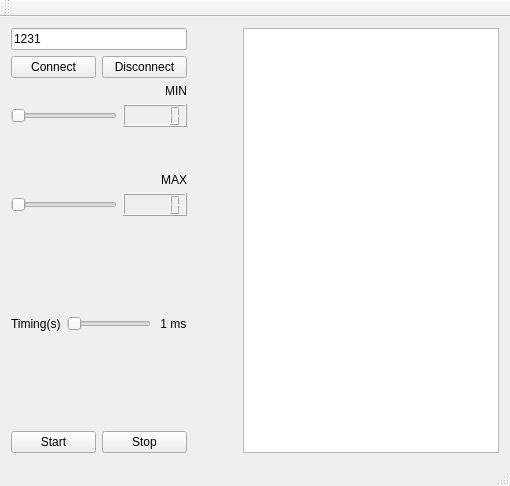
<?xml version="1.0" encoding="UTF-8"?>
<ui version="4.0">
 <class>MainWindow</class>
 <widget class="QMainWindow" name="MainWindow">
  <property name="geometry">
   <rect>
    <x>0</x>
    <y>0</y>
    <width>510</width>
    <height>486</height>
   </rect>
  </property>
  <property name="windowTitle">
   <string>MainWindow</string>
  </property>
  <widget class="QWidget" name="centralWidget">
   <layout class="QHBoxLayout" name="horizontalLayout_7">
    <item>
     <layout class="QHBoxLayout" name="horizontalLayout_6">
      <item>
       <layout class="QVBoxLayout" name="verticalLayout_4">
        <item>
         <layout class="QVBoxLayout" name="verticalLayout">
          <item>
           <widget class="QLineEdit" name="lineEditIp">
            <property name="text">
             <string>1231</string>
            </property>
           </widget>
          </item>
          <item>
           <layout class="QHBoxLayout" name="horizontalLayout">
            <item>
             <widget class="QPushButton" name="pushButtonConnect">
              <property name="text">
               <string>Connect</string>
              </property>
             </widget>
            </item>
            <item>
             <widget class="QPushButton" name="pushButtonDisconnect">
              <property name="text">
               <string>Disconnect</string>
              </property>
             </widget>
            </item>
           </layout>
          </item>
         </layout>
        </item>
        <item>
         <layout class="QVBoxLayout" name="verticalLayout_3">
          <item>
           <widget class="QLabel" name="label">
            <property name="text">
             <string>MIN</string>
            </property>
            <property name="alignment">
             <set>Qt::AlignmentFlag::AlignRight|Qt::AlignmentFlag::AlignTrailing|Qt::AlignmentFlag::AlignVCenter</set>
            </property>
           </widget>
          </item>
          <item>
           <layout class="QVBoxLayout" name="verticalLayout_2">
            <item>
             <layout class="QHBoxLayout" name="horizontalLayout_3">
              <item>
               <widget class="QSlider" name="horizontalSliderMin">
                <property name="orientation">
                 <enum>Qt::Orientation::Horizontal</enum>
                </property>
               </widget>
              </item>
              <item>
               <widget class="QLCDNumber" name="LcdMin"/>
              </item>
             </layout>
            </item>
            <item>
             <spacer name="verticalSpacer">
              <property name="orientation">
               <enum>Qt::Orientation::Vertical</enum>
              </property>
              <property name="sizeHint" stdset="0">
               <size>
                <width>20</width>
                <height>40</height>
               </size>
              </property>
             </spacer>
            </item>
            <item>
             <widget class="QLabel" name="label_2">
              <property name="text">
               <string>MAX</string>
              </property>
              <property name="alignment">
               <set>Qt::AlignmentFlag::AlignRight|Qt::AlignmentFlag::AlignTrailing|Qt::AlignmentFlag::AlignVCenter</set>
              </property>
             </widget>
            </item>
            <item>
             <layout class="QHBoxLayout" name="horizontalLayout_2">
              <item>
               <widget class="QSlider" name="horizontalSliderMax">
                <property name="orientation">
                 <enum>Qt::Orientation::Horizontal</enum>
                </property>
               </widget>
              </item>
              <item>
               <widget class="QLCDNumber" name="LcdMax"/>
              </item>
             </layout>
            </item>
           </layout>
          </item>
         </layout>
        </item>
        <item>
         <spacer name="verticalSpacer_2">
          <property name="orientation">
           <enum>Qt::Orientation::Vertical</enum>
          </property>
          <property name="sizeHint" stdset="0">
           <size>
            <width>20</width>
            <height>40</height>
           </size>
          </property>
         </spacer>
        </item>
        <item>
         <layout class="QHBoxLayout" name="horizontalLayout_5">
          <item>
           <layout class="QHBoxLayout" name="horizontalLayout_4">
            <item>
             <widget class="QLabel" name="label_3">
              <property name="text">
               <string>Timing(s)</string>
              </property>
             </widget>
            </item>
            <item>
             <widget class="QSlider" name="horizontalSlider">
              <property name="orientation">
               <enum>Qt::Orientation::Horizontal</enum>
              </property>
             </widget>
            </item>
           </layout>
          </item>
          <item>
           <widget class="QLabel" name="label_6">
            <property name="text">
             <string> 1 ms</string>
            </property>
           </widget>
          </item>
         </layout>
        </item>
        <item>
         <spacer name="verticalSpacer_3">
          <property name="orientation">
           <enum>Qt::Orientation::Vertical</enum>
          </property>
          <property name="sizeHint" stdset="0">
           <size>
            <width>20</width>
            <height>40</height>
           </size>
          </property>
         </spacer>
        </item>
        <item>
         <layout class="QHBoxLayout" name="horizontalLayout_8">
          <item>
           <widget class="QPushButton" name="pushButtonStart">
            <property name="text">
             <string>Start</string>
            </property>
           </widget>
          </item>
          <item>
           <widget class="QPushButton" name="pushButtonStop">
            <property name="text">
             <string>Stop</string>
            </property>
           </widget>
          </item>
         </layout>
        </item>
       </layout>
      </item>
      <item>
       <spacer name="horizontalSpacer">
        <property name="orientation">
         <enum>Qt::Orientation::Horizontal</enum>
        </property>
        <property name="sizeHint" stdset="0">
         <size>
          <width>28</width>
          <height>20</height>
         </size>
        </property>
       </spacer>
      </item>
      <item>
       <widget class="QTextBrowser" name="textBrowser"/>
      </item>
     </layout>
    </item>
   </layout>
  </widget>
  <widget class="QMenuBar" name="menuBar">
   <property name="geometry">
    <rect>
     <x>0</x>
     <y>0</y>
     <width>510</width>
     <height>25</height>
    </rect>
   </property>
  </widget>
  <widget class="QToolBar" name="mainToolBar">
   <attribute name="toolBarArea">
    <enum>TopToolBarArea</enum>
   </attribute>
   <attribute name="toolBarBreak">
    <bool>false</bool>
   </attribute>
  </widget>
  <widget class="QStatusBar" name="statusBar"/>
 </widget>
 <layoutdefault spacing="6" margin="11"/>
 <resources/>
 <connections>
  <connection>
   <sender>horizontalSliderMin</sender>
   <signal>valueChanged(int)</signal>
   <receiver>LcdMin</receiver>
   <slot>display(int)</slot>
   <hints>
    <hint type="sourcelabel">
     <x>93</x>
     <y>173</y>
    </hint>
    <hint type="destinationlabel">
     <x>155</x>
     <y>178</y>
    </hint>
   </hints>
  </connection>
  <connection>
   <sender>horizontalSliderMax</sender>
   <signal>valueChanged(int)</signal>
   <receiver>LcdMax</receiver>
   <slot>display(int)</slot>
   <hints>
    <hint type="sourcelabel">
     <x>88</x>
     <y>264</y>
    </hint>
    <hint type="destinationlabel">
     <x>162</x>
     <y>268</y>
    </hint>
   </hints>
  </connection>
  <connection>
   <sender>pushButtonConnect</sender>
   <signal>clicked()</signal>
   <receiver>MainWindow</receiver>
   <slot>selecIp()</slot>
   <hints>
    <hint type="sourcelabel">
     <x>62</x>
     <y>110</y>
    </hint>
    <hint type="destinationlabel">
     <x>243</x>
     <y>92</y>
    </hint>
   </hints>
  </connection>
 </connections>
 <slots>
  <slot>selecIp()</slot>
 </slots>
</ui>
